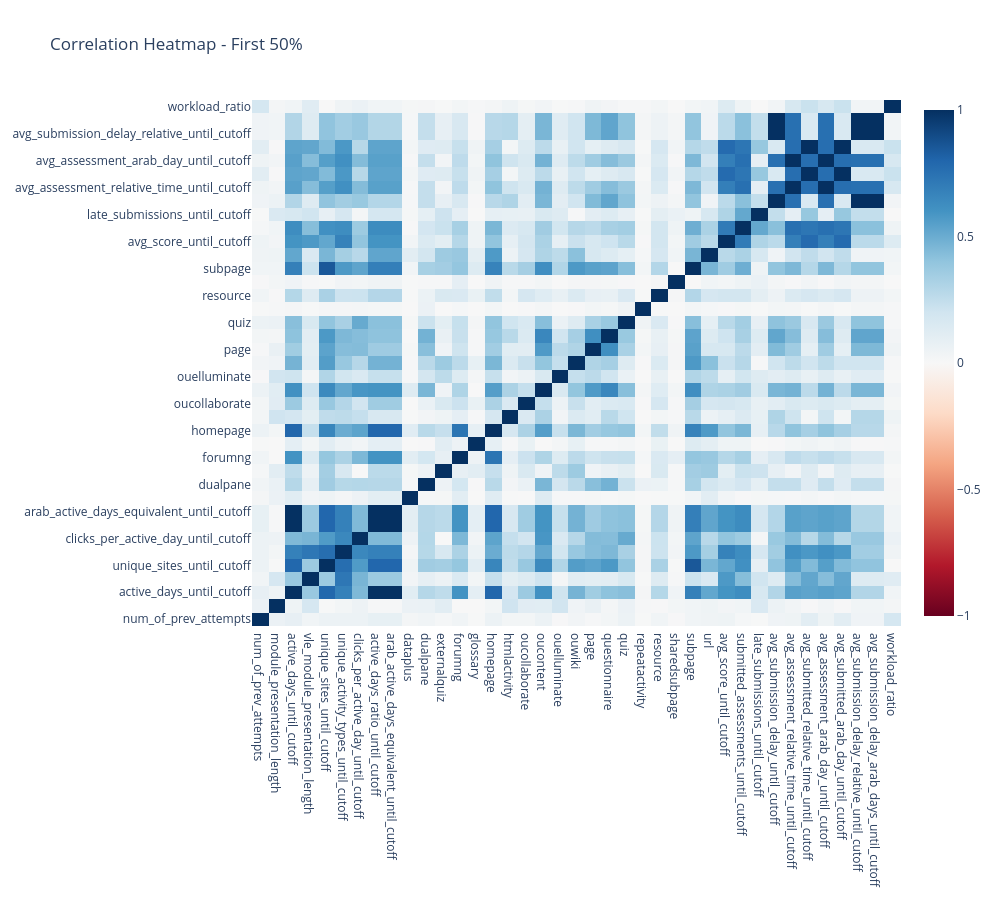

The notebook cell saved with this chart:
### Markdown cell above
<h2 style="color:#EA580C;">🔥 Visualize Correlation Heatmap</h2>

This section visualizes the correlation matrix to identify highly related numerical features in the 50% early-warning dataset.

### Code cell
import plotly.graph_objects as go

# Create an interactive heatmap for the 50% feature correlation matrix.
fig = go.Figure(
    data=go.Heatmap(
        z=corr_matrix_50.values,
        x=corr_matrix_50.columns,
        y=corr_matrix_50.columns,
        colorscale="RdBu",
        zmin=-1,
        zmax=1
    )
)

# Customize the heatmap layout.
fig.update_layout(
    title="Correlation Heatmap - First 50%",
    width=1000,
    height=900
)

fig.show()

### Figure 1 — Plotly figure (JSON) as saved in the notebook; plotly's stock layout.template omitted (floating-point values rounded to 4 significant figures; data arrays with more than 128 entries replaced by an {"elided": "..."} marker saying what was removed)
{"data": [{"colorscale": [[0, "rgb(103,0,31)"], [0.1, "rgb(178,24,43)"], [0.2, "rgb(214,96,77)"], [0.3, "rgb(244,165,130)"], [0.4, "rgb(253,219,199)"], [0.5, "rgb(247,247,247)"], [0.6, "rgb(209,229,240)"], [0.7, "rgb(146,197,222)"], [0.8, "rgb(67,147,195)"], [0.9, "rgb(33,102,172)"], [1, "rgb(5,48,97)"]], "type": "heatmap", "x": ["num_of_prev_attempts", "module_presentation_length", "active_days_until_cutoff", "vle_module_presentation_length", "unique_sites_until_cutoff", "unique_activity_types_until_cutoff", "clicks_per_active_day_until_cutoff", "active_days_ratio_until_cutoff", "arab_active_days_equivalent_until_cutoff", "dataplus", "dualpane", "externalquiz", "forumng", "glossary", "homepage", "htmlactivity", "oucollaborate", "oucontent", "ouelluminate", "ouwiki", "page", "questionnaire", "quiz", "repeatactivity", "resource", "sharedsubpage", "subpage", "url", "avg_score_until_cutoff", "submitted_assessments_until_cutoff", "late_submissions_until_cutoff", "avg_submission_delay_until_cutoff", "avg_assessment_relative_time_until_cutoff", "avg_submitted_relative_time_until_cutoff", "avg_assessment_arab_day_until_cutoff", "avg_submitted_arab_day_until_cutoff", "avg_submission_delay_relative_until_cutoff", "avg_submission_delay_arab_days_until_cutoff", "workload_ratio"], "y": ["num_of_prev_attempts", "module_presentation_length", "active_days_until_cutoff", "vle_module_presentation_length", "unique_sites_until_cutoff", "unique_activity_types_until_cutoff", "clicks_per_active_day_until_cutoff", "active_days_ratio_until_cutoff", "arab_active_days_equivalent_until_cutoff", "dataplus", "dualpane", "externalquiz", "forumng", "glossary", "homepage", "htmlactivity", "oucollaborate", "oucontent", "ouelluminate", "ouwiki", "page", "questionnaire", "quiz", "repeatactivity", "resource", "sharedsubpage", "subpage", "url", "avg_score_until_cutoff", "submitted_assessments_until_cutoff", "late_submissions_until_cutoff", "avg_submission_delay_until_cutoff", "avg_assessment_relative_time_until_cutoff", "avg_submitted_relative_time_until_cutoff", "avg_assessment_arab_day_until_cutoff", "avg_submitted_arab_day_until_cutoff", "avg_submission_delay_relative_until_cutoff", "avg_submission_delay_arab_days_until_cutoff", "workload_ratio"], "z": {"elided": "39x39 float values"}, "zmax": 1, "zmin": -1}], "layout": {"height": 900, "title": {"text": "Correlation Heatmap - First 50%"}, "width": 1000}}
